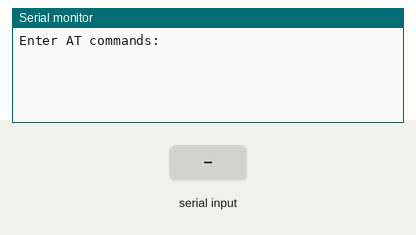
Simulated run of this sketch. Board: Arduino Uno, built with avr-gcc and run on an emulated ATmega328P. Shown: the last lines printed to the serial monitor. The test bench sets the inputs (shaded band).

Above: at 1.2 s.
1.3 s: "1" received over the second serial link
At 2.4 s:
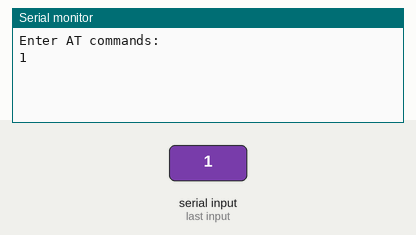
2.8 s: "0" received over the second serial link
At 3.5 s:
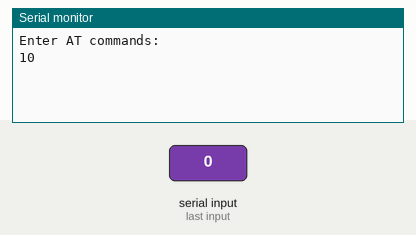

The sketch:

BluetoothRename.ino
```cpp
#include <SoftwareSerial.h>

SoftwareSerial BTSerial(10, 11); // RX | TX

void setup() {
    Serial.begin(9600);          // Monitor serial communication
    BTSerial.begin(38400);       // HC-05 default baud rate in AT mode
    Serial.println("Enter AT commands:");
}

void loop() {
    // Forward data from Serial Monitor to HC-05
    if (Serial.available()) {
        BTSerial.write(Serial.read());
    }
    // Forward data from HC-05 to Serial Monitor
    if (BTSerial.available()) {
        Serial.write(BTSerial.read());
    }
}
```

Measured:
- after the input at 1.3 s, the serial monitor: prints a new line at once (image 1)
- after the input at 2.8 s, the serial monitor: prints a new line at once (image 2)
